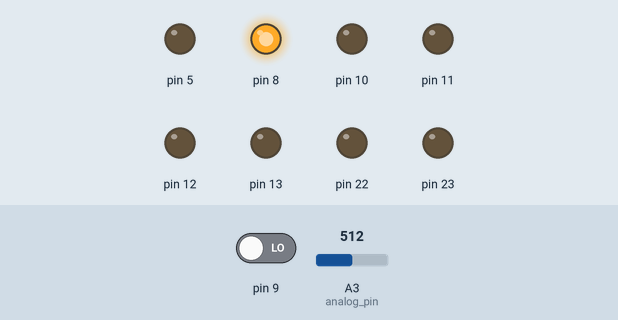
This sketch was run on a simulated Arduino Uno, built with avr-gcc and run on an emulated ATmega328P. On the bench: output pins drawn as LEDs (lit = HIGH). The inputs (shaded band) are chosen by the test bench; at power-on: A3 (analog_pin) = 512, pin 9 LOW. What the sketch prints to the serial monitor is not drawn.

Above: at 4.2 s.
4.3 s: A3 (analog_pin) set to 407
At 6.2 s:
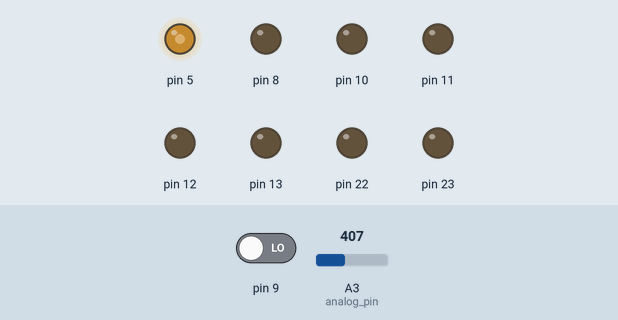
6.5 s: A3 (analog_pin) set to 388
Timing chart, 0 to 9.5 s (numbered marks = the images above; inputs shaded):
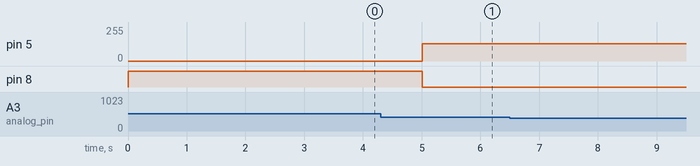

The sketch:

Shield_task.ino
```cpp
int analog_pin =3;
int timer1_counter;
int count =0;

enum {IDLE, TEST, ALERT, ALARM} state;

void setup() {
  timer1_counter = 3036;

  Serial.begin(9600);

  DDRB = B11111101;  // sets 1 output 2 input and all else output


  sei();

  PORTB = 0x01; //turn idle LED on

  timer0_setup(); //setup the timer for the square wave
  timer1_setup(); //setup the timer for the 10 minutes

}

void timer0_setup(){
 TCCR0A = 0x23;
 TCCR0B = 0x0C;
 OCR0A = 0x78; //120
 OCR0B = 0x3c; //60

}

void timer1_setup(){
  noInterrupts();
  TCCR1A = 0;
  TCCR1B = 0;

  TCNT1 = timer1_counter;   // preload timer
  //TCCR1B = 0x0C;
  TCCR1B |= (1 << CS12);    // 256 prescaler
  TIMSK1 |= (1 << TOIE1);   // enable timer overflow interrupt
  interrupts();
}

void loop() {

  switch(state){

    case IDLE:
      PORTB = 0x01; //turn idle LED on
      DDRD = (0<<PD5); //turn buzzer off

      count=0;

      if(analogRead(analog_pin)>400){

        state = ALERT;
        }

      if ((PINB&0x02)>>1){
        state = TEST;
         }

    break;

    case TEST:
        PORTB = 0x00; //turn idle LED off
        DDRD = (1<<PD5); //turn buzzer on

        if (count ==11){
          state = IDLE;
        }

    break;

    case ALERT:

      if(analogRead(analog_pin)<400){

        state = IDLE;

      }

      if (count >=5){
          state = ALARM;
          count =0;
        }

    break;

    case ALARM:
      PORTB = 0x00; //turn idle LED off
      DDRD = (1<<PD5); //turn buzzer on

      if (count >= 600){ //10 min timer
        if ((PINB&0x02)>>1){
          state = IDLE;
         }
      }
    break;
  }

  Serial.println(analogRead(analog_pin));

}

ISR(TIMER1_OVF_vect) { //test mode timer overflow
  TCNT1 = timer1_counter;
  if ((count%2) ==0){ //James bond 141, 0xF9, 0x7B

    OCR0A =0xF0; //240
    OCR0B = 0x78; //120
  }else{
    OCR0A = 0x78;
    OCR0B = 0x3c; //120
  }

  count++;
}
```
